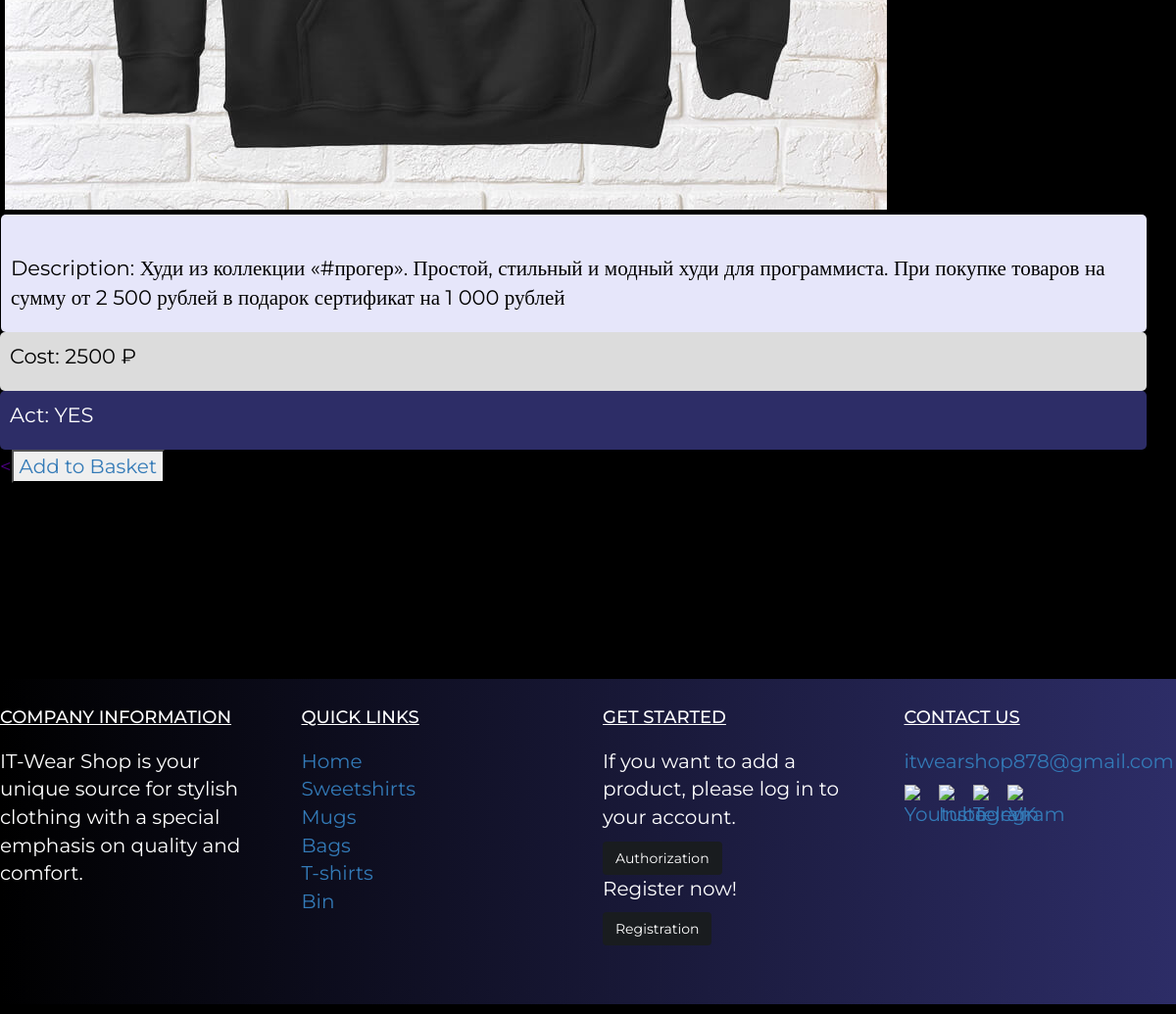
Before: /show_detail/5/ (lower part) with the older database file.
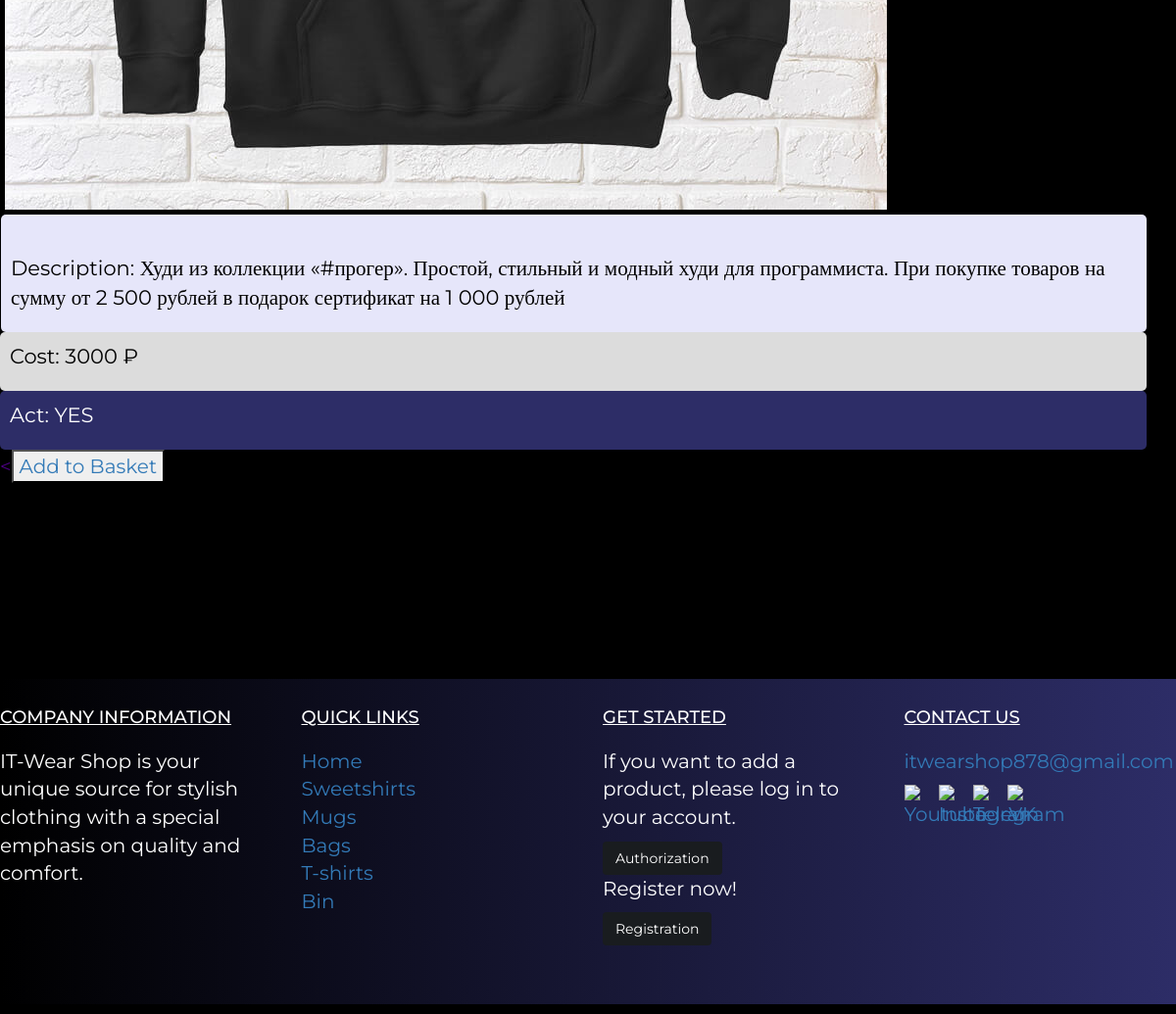
After: the same page with the newer database file.
### things/models.py (models this page shows, shortened)
class Things(models.Model):
    CHOICE_ACT = (
        ('YES', "YES"),
        ('NO', "NO")
    )
    type = models.CharField(max_length=100)
    title = models.CharField(max_length=200)
    description = models.TextField()
    image = models.ImageField(upload_to='products/')
    act = models.CharField(max_length=100, choices=CHOICE_ACT)
    cost = models.PositiveIntegerField()
    created_at = models.DateTimeField(auto_now_add=True)
    in_bin = models.ManyToManyField(get_user_model())

### things/views.py (the view)
# urls.py: path('show_detail/<int:id>/', ThingsDetailView, name='things_detail'),
def ThingsDetailView(request, id):
    if  request.method == "GET":
        show_id_key = get_object_or_404(Things, id=id)
        return render(request, template_name='things/things_detail.html', context={"show_id_key":show_id_key})

### templates/things/things_detail.html (shortened to what this page needs)
{% extends 'base.html' %}
{% load static %}
{% block content %}
  <div class="product-details">
    <div class="product-image">
      {% if show_id_key.image %}
        <img src="{{ show_id_key.image.url }}" alt="{{ show_id_key.name }}">
      {% endif %}
    </div>
    <div class="product-description">
      <p>Description: {{ show_id_key.description }}</p>
    </div>
    <div class="product-cost">
      <p>Cost: {{ show_id_key.cost }} ₽ </p>
    </div>
    <div class="product-act">
      <p>Act: {{show_id_key.act}} </p>
    </div>
    <<button><a href="{% url "add_to_bin" show_id_key.id %}">Add to Basket</a></button>
  </div>
{% endblock %}

Changed rows visible on the page:
changed Things "YES": cost "2500" → "3000"
